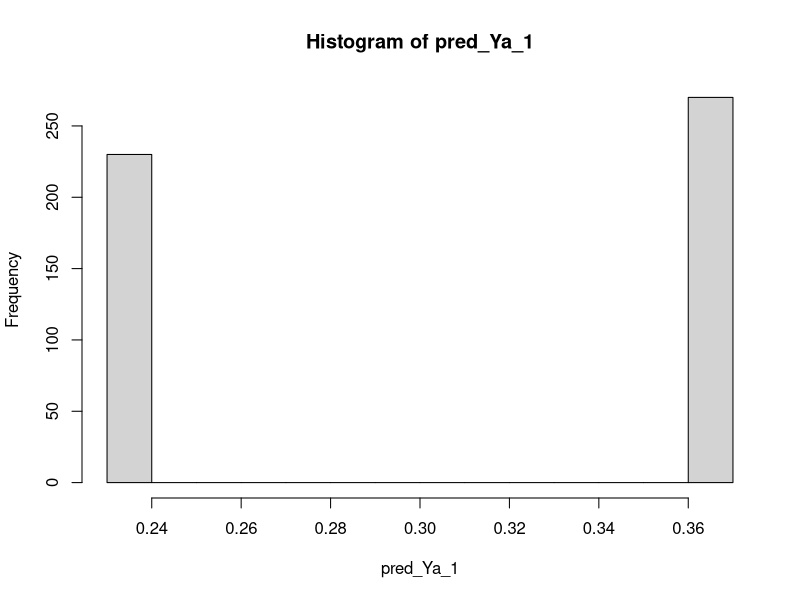
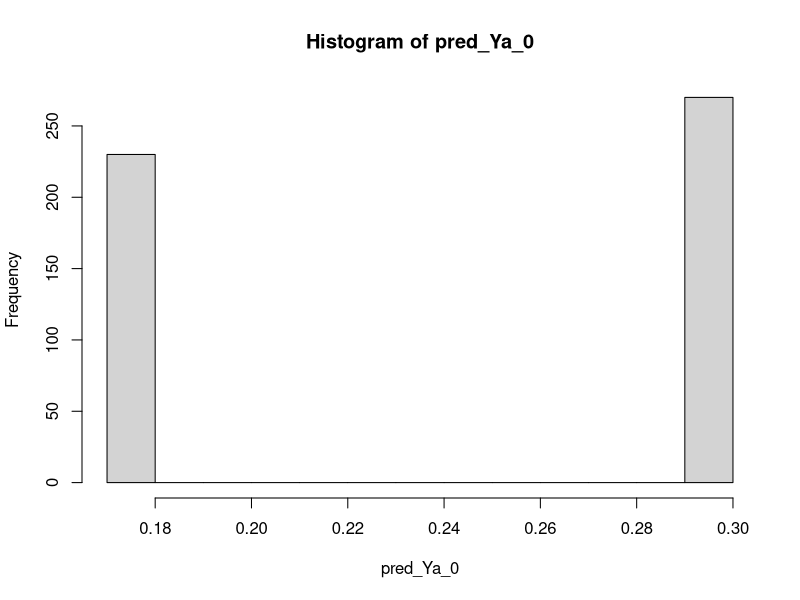

Generate these figures, in order, with R:
## ---- chunk 1
knitr::opts_chunk$set(echo = TRUE)

library(tidyverse)
library(ggplot2)
## ---- chunk 2
# Set see to get same results within the same computer 
set.seed(1)

# Set the number of people, this is sample size in your data
N = 500


# Create a binary confounder variable 
L=rbinom(N,1, 0.5)
table(L)


# Then binary exposure, partially based on the status of confounder 
A=runif(N, max=(1+L))
A <- ifelse(A > 0.4, 0, 1)
table(A)


# QUickly check the association of A and L
epitools::epitab(A, L, method = "oddsratio")$tab
table(A, L)
## ---- chunk 3
# Create a third variable (fake confounder) from the outcome and exposure  
theta = -1 + 0.3*A + -0.4*L  # Generate logit of outcome
prob <- 1/(1+exp(-theta))  # convert logit values into probabilities
Y= rbinom(N,1,prob) # Generate the binary values from the probabilities of the outcome

head(Y, 40) # display values 
## ---- chunk 4
myData <- data.frame(Y, A, L)
table(myData$Y)
table(myData$A)
table(myData$L)
## ---- chunk 5
epitools::epitab(myData$A, myData$Y, method = "oddsratio")$tab
epitools::epitab(myData$L, myData$Y, method = "oddsratio")$tab
## ---- chunk 6
regressResult <- glm(data=myData, Y~L + A,  family="binomial")


# Show the results - logit scale 
coefficients(regressResult) %>%  round(2)
regressResult %>%  confint() %>% round(2)

# Show the results - odds ratio scale
coefficients(regressResult) %>%  exp %>% round(2)
regressResult %>%  confint()  %>% exp %>%  round(2)
## ---- chunk 7
myData_allExposed <- myData %>% mutate(A=1) 
table(myData_allExposed$A)

myData_NotExposed <- myData %>% mutate(A=0) 
table(myData_NotExposed$A)
## ---- chunk 8
pred_Ya_1 <- predict(regressResult, newdata =myData_allExposed, type = "response")
hist(pred_Ya_1)
pred_Ya_0 <- predict(regressResult, newdata =myData_NotExposed, type = "response")
hist(pred_Ya_0)
## ---- chunk 9
mean(pred_Ya_1) / mean(pred_Ya_0) # no CI for this 
{mean(pred_Ya_1) / (1-mean(pred_Ya_1))} / {mean(pred_Ya_0)/(1-mean(pred_Ya_0))}
mean(pred_Ya_1) - mean(pred_Ya_0)
